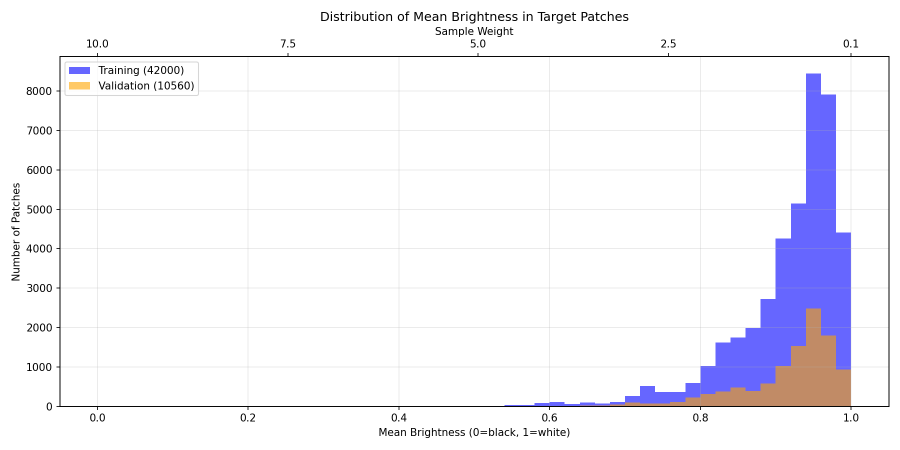
#> input picture brightness_histogram.png, 1800 x 900 px (shown at 1/2 size)
$ python review_images.py .
#> lines starting #> are read from the running program, lines starting #| are printed output that depends on the picture; after the words box and inside, x2 and y2 are one past the last pixel; in counts of white or black regions, pixels touching at a corner belong together
#!/usr/bin/env python3
"""
Image review tool for manually curating patches.
Press 'a' to accept (keep) or 'd' to delete.
Press 'q' to quit and save progress.
"""

import os
import cv2
import sys

def review_images(directory):
    """Review images in directory, allowing user to accept or delete each."""
#> called with directory = '.'

    # Get list of images
    images = sorted([f for f in os.listdir(directory) if f.lower().endswith(('.jpg', '.jpeg', '.png'))])
    total = len(images)

    if total == 0:
        print(f"No images found in {directory}")
        return

    print(f"Found {total} images to review")
    print("Controls:")
    print("  'a' or RIGHT ARROW - Accept (keep image)")
    print("  'd' or LEFT ARROW  - Delete image")
    print("  'q' or ESC         - Quit")
    print()

    deleted = 0
    accepted = 0
    i = 0

    while i < len(images):
        filename = images[i]
        filepath = os.path.join(directory, filename)

        # Check if file still exists (might have been deleted)
        if not os.path.exists(filepath):
            i += 1
            continue

        # Load and display image
        img = cv2.imread(filepath)
#> img is the input picture: shape (900, 1800, 3); mean B, G, R 248.8, 242.4, 243.2
        if img is None:
            print(f"Could not load: {filename}")
            i += 1
            continue

        # Scale image to fit screen
        screen_w, screen_h = 1920, 1080
        img_h, img_w = img.shape[:2]
#> img_h = 900; img_w = 1800
        scale = min(screen_w / img_w, (screen_h - 80) / img_h, 1.0)
#> scale = 1
        if scale < 1.0:
            display_img = cv2.resize(img, (int(img_w * scale), int(img_h * scale)), interpolation=cv2.INTER_AREA)
        else:
            display_img = img.copy()

        # Add text overlay with progress info
        text = f"[{i+1}/{total}] {filename} (a=accept, d=delete, q=quit)"
        cv2.putText(display_img, text, (10, 30), cv2.FONT_HERSHEY_SIMPLEX, 0.7, (0, 0, 0), 3)
        cv2.putText(display_img, text, (10, 30), cv2.FONT_HERSHEY_SIMPLEX, 0.7, (255, 255, 255), 1)

        stats = f"Accepted: {accepted} | Deleted: {deleted}"
        cv2.putText(display_img, stats, (10, 60), cv2.FONT_HERSHEY_SIMPLEX, 0.6, (0, 0, 0), 3)
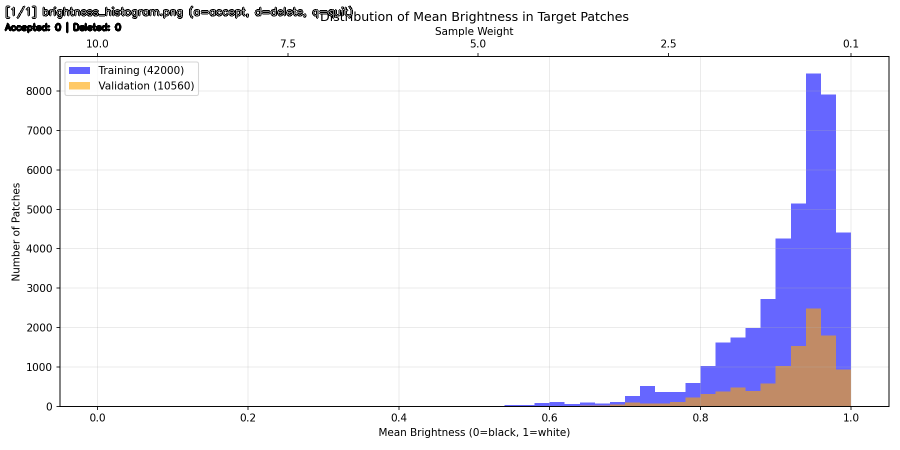
#> display_img: shape (900, 1800, 3) (shown at 1/2 size); mean B, G, R 247.5, 241, 241.9
        cv2.putText(display_img, stats, (10, 60), cv2.FONT_HERSHEY_SIMPLEX, 0.6, (0, 255, 0), 1)
#> display_img: shape (900, 1800, 3); 0.03% of pixels changed, all inside (x1, y1, x2, y2) = (11, 45, 241, 65)

        cv2.imshow('Image Review', display_img)

        # Wait for keypress
        key = cv2.waitKey(0) & 0xFF
#> (key q is pressed here)

        if key == ord('a') or key == 83:  # 'a' or right arrow
            accepted += 1
            i += 1
        elif key == ord('d') or key == 81:  # 'd' or left arrow
            os.remove(filepath)
            deleted += 1
            images.pop(i)  # Remove from list
            print(f"Deleted: {filename}")
        elif key == ord('q') or key == 27:  # 'q' or ESC
            print("\nQuitting...")
            break

    cv2.destroyAllWindows()

    print(f"\nReview complete!")
    print(f"  Accepted: {accepted}")
    print(f"  Deleted: {deleted}")
    print(f"  Remaining: {len([f for f in os.listdir(directory) if f.lower().endswith(('.jpg', '.jpeg', '.png'))])}")


if __name__ == '__main__':
    if len(sys.argv) > 1:
        directory = sys.argv[1]
    else:
        directory = 'results/compare'

    if not os.path.exists(directory):
        print(f"Directory not found: {directory}")
        sys.exit(1)

    review_images(directory)
